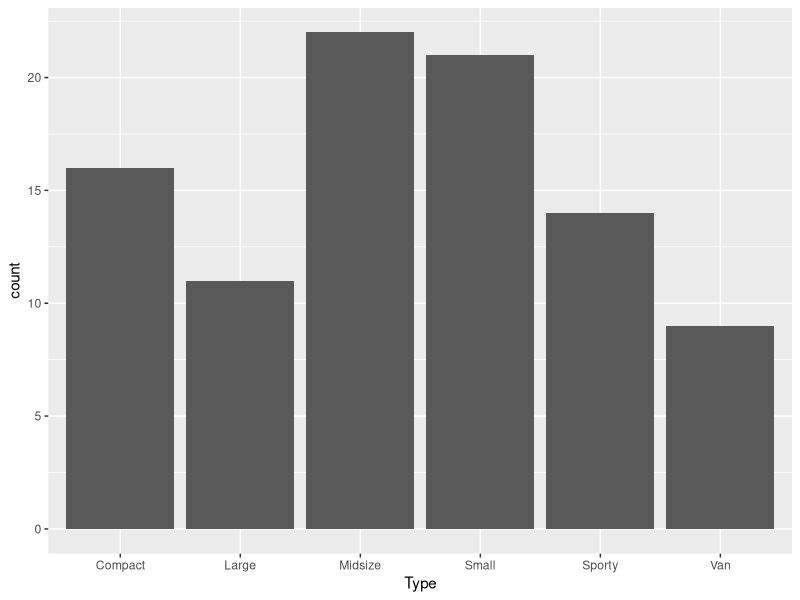
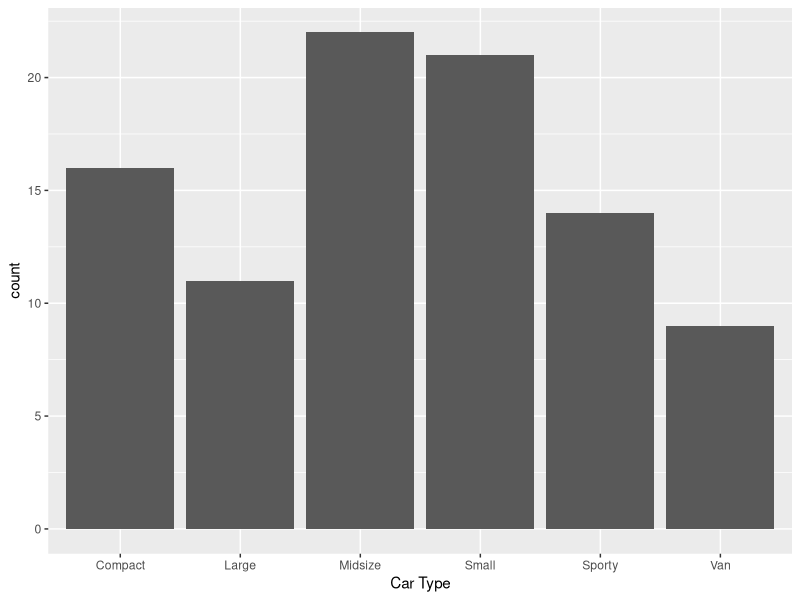
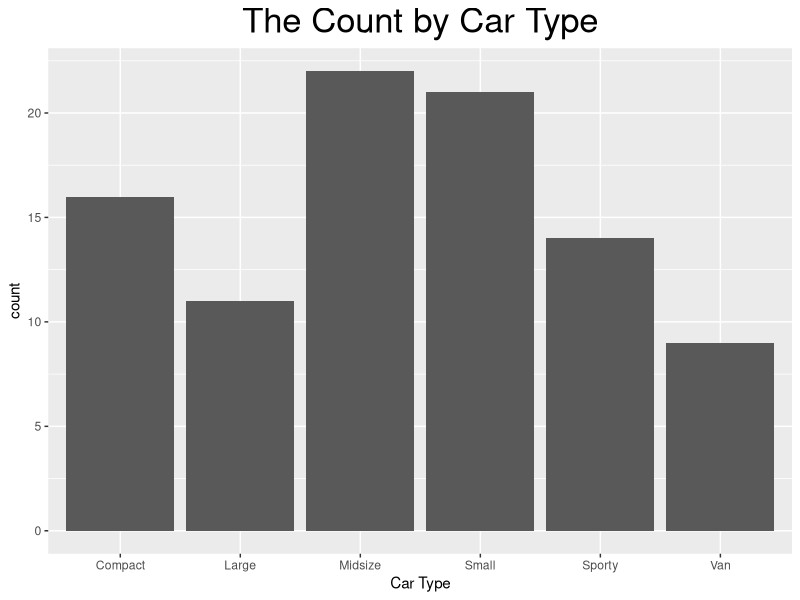
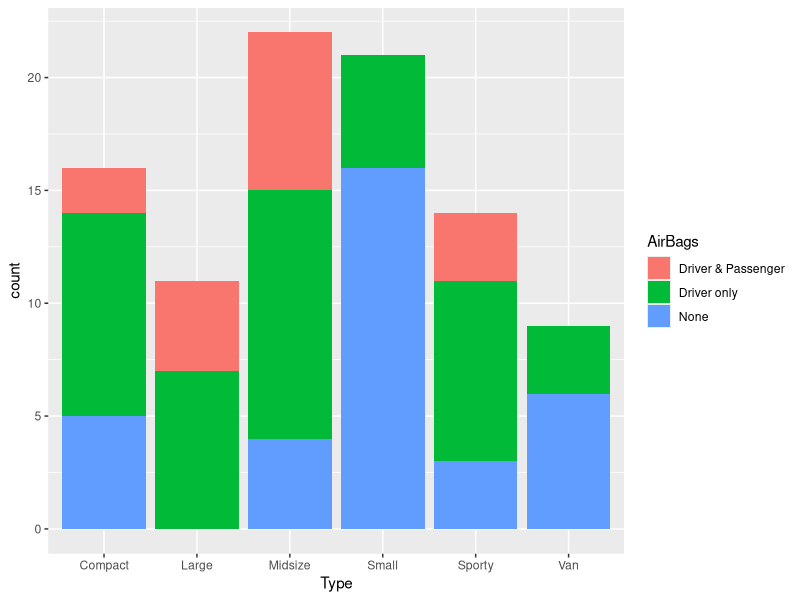
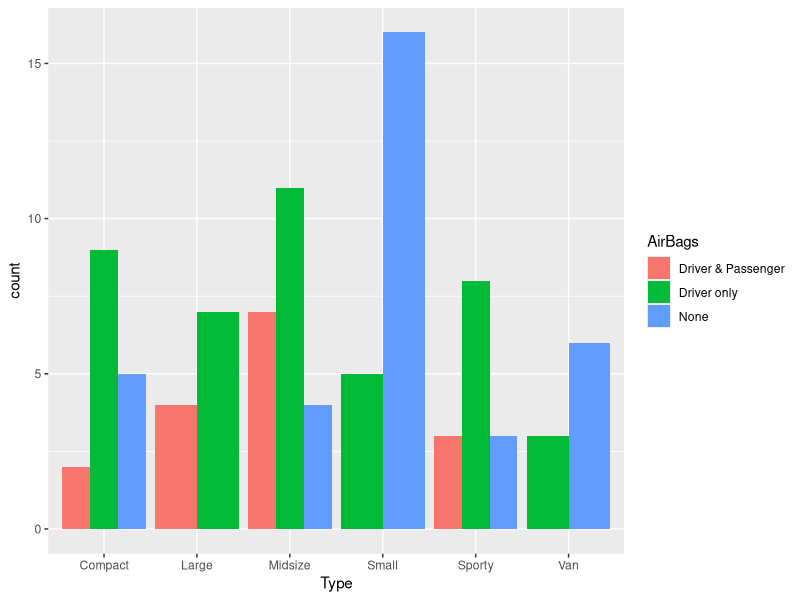
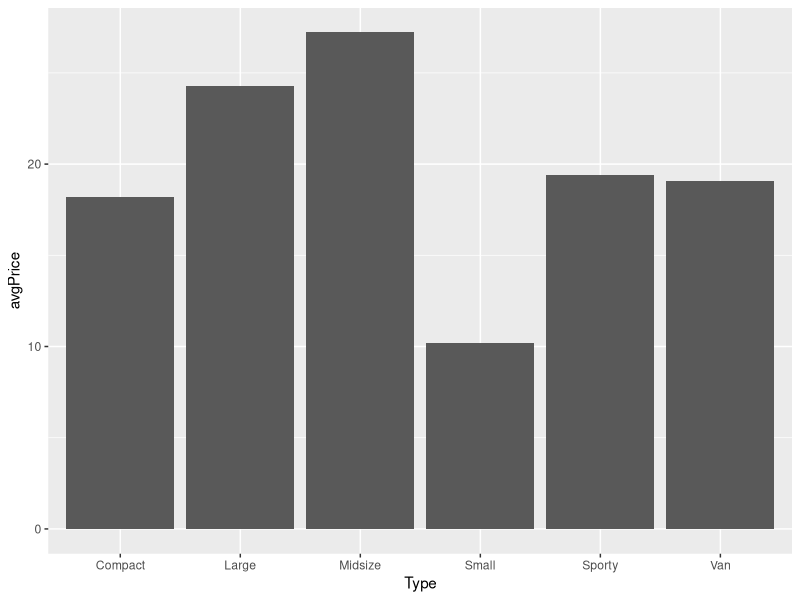
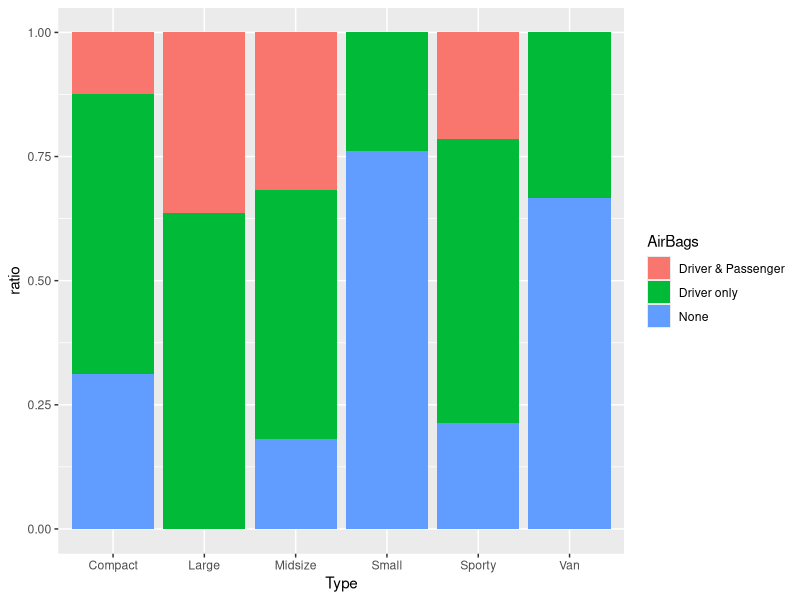
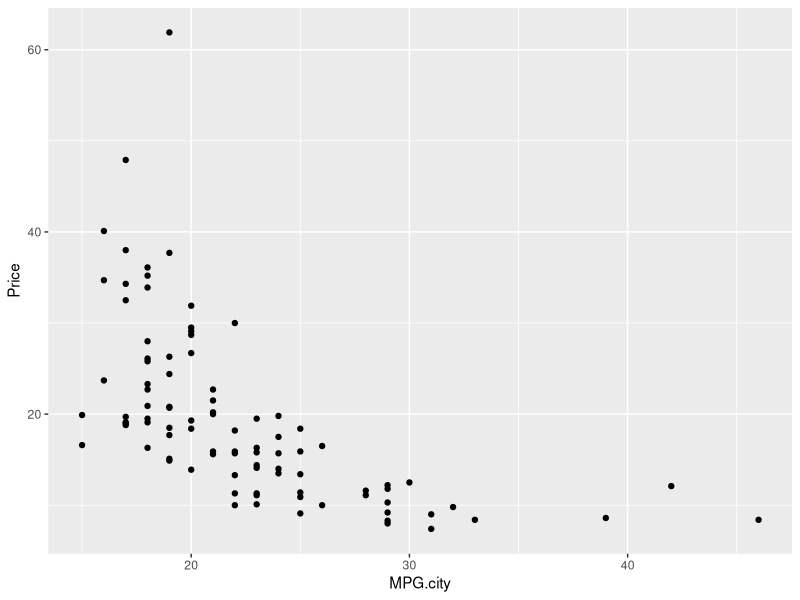

These charts were generated, in order, by the following R code:
install.packages("ggplot2")
install.packages("dplyr")

library(ggplot2)
library(dplyr)
library(MASS)

#Cars93 데이터 가져오기
data("Cars93")
Cars93

## 1. Bar Chart --------------------------------------------------------------------------------------------------------------------------------
ggplot(Cars93, aes(x=Type)) + geom_bar(stat = "count") # 막대의 높이를 빈도수로 할 경우
ggplot(Cars93, aes(x=Type)) + geom_bar(stat = "count") + labs(x="Car Type") # X축에 이름 붙이기
ggplot(Cars93, aes(x=Type)) + geom_bar(stat = "count") + labs(x="Car Type") + 
  ggtitle("The Count by Car Type") + theme(plot.title = element_text(hjust = 0.5, size = 25)) # 차트에 제목 넣기

## 2. Stack Bar Chart ----------------------------------------------------------------------------------------------------------------------------
ggplot(Cars93, aes(x=Type, fill=AirBags)) + geom_bar(stat = "count")
ggplot(Cars93, aes(x=Type, fill=AirBags)) + geom_bar(stat = "count", position = "dodge") # Stack 하지 않기

# type별 가격 평균값 구한 후 바차트 그리기
temp_set = Cars93 %>% group_by(Type) %>% summarise(avgPrice = mean(Price))
ggplot(temp_set, aes(x=Type, y=avgPrice)) + geom_bar(stat = "identity") #막대의 높이를 값으로 할 경우

# 비율 누적 Bar Chart 구하기
# 자동차 type별 Origin 비율구한 후 비율 누적 Bar Chart 그리기
temp_set = Cars93 %>% group_by(Type, AirBags) %>% summarise(n=n()) %>% 
  mutate(ratio = n/sum(n))

ggplot(temp_set, aes(x=Type, y=ratio, fill=AirBags)) + geom_bar(stat = "identity")


## 3. Scatter Plot ----------------------------------------------------------------------------------------------------------------------------
ggplot(Cars93, aes(x=MPG.city, y=Price)) + geom_point()
ggplot(Cars93, aes(x=MPG.city, y=Price)) + geom_point(shape=9) # 점모양 바꾸기
ggplot(Cars93, aes(x=MPG.city, y=Price, label = Manufacturer)) + geom_text(size=3) # 점 대신 라벨값 보여주기
ggplot(Cars93, aes(x=MPG.city, y=Price)) + geom_point(shape=2) + geom_smooth(method=lm) # 선형식 그리기
ggplot(Cars93, aes(x=MPG.city, y=Price)) + geom_point(shape=2) + geom_smooth() #다항식 그리기
ggplot(Cars93, aes(x=MPG.city, y=Price, color=factor(Manufacturer))) + geom_point(shape=2) #특정 범주형 값 별로 색깔 다르게 하기
ggplot(Cars93, aes(x=MPG.city, y=Price, color=factor(Manufacturer), size=EngineSize)) + geom_point(shape=18) #특정 범주형 값 별로 색깔/크기 다르게 하기

## 4. Box Plot ----------------------------------------------------------------------------------------------------------------------------
boxplot(Cars93$Price ~ Cars93$AirBags)
ggplot(Cars93, aes(x=AirBags, y=Price)) + geom_boxplot()
ggplot(Cars93, aes(x=AirBags, y=Price, color=factor(Manufacturer))) + geom_boxplot() + theme(axis.text.x=element_text(angle = 45, hjust = 1)) # x축 텍스트 회전시키기

#샘플 데이터 가져오기
data("economics_long")
economics_long
df = economics_long %>% filter(variable %in% c("psavert", "uempmed")) %>% filter(date >= "1990-01-01") #개인 저축율, 실업이 지속된 기간(주)

## 5. Line Chart ----------------------------------------------------------------------------------------------------------------------------
ggplot(df, aes(x=date, y=value)) + geom_line()
ggplot(df, aes(x=date, y=value, color=variable)) + geom_line()

# Line Stack Chart
ggplot(df, aes(x=date, y=value, fill=variable)) + geom_area() + geom_line(position = "stack")

#축 눈금 간격 조절하기
ggplot(df, aes(x=date, y=value, fill=variable)) + geom_area() + geom_line(position = "stack") +
  scale_x_date(date_breaks = "1 year",  date_labels = "%Y") + # X축에 연도 표시하기
  theme(axis.text.x=element_text(angle = 45, hjust = 1))    # X축 텍스트를 45도 기울여서 표시하기


## 6. 상관계수행렬 그리기 ----------------------------------------------------------------------------------------------------------------------------
subCars93 = Cars93 %>% dplyr::select(Price, MPG.city, MPG.highway, EngineSize)
plot(subCars93)

install.packages("psych")
library(psych)
pairs.panels(subCars93)

#상관계수 구하기
corDf = cor(subCars93)
